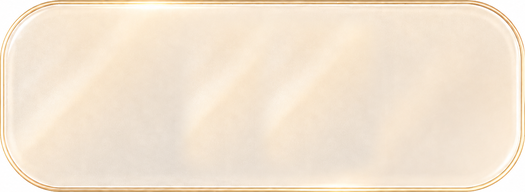
#> input picture ref/src-pill-site-blank.png, 525 x 192 px, found by its file name
$ python make-badges.py
#> lines starting #> are read from the running program, lines starting #| are printed output that depends on the picture
# 方形金徽章合成:复用 ref/ 归档的空白金底 + 高清源 pill 里的彩色品牌 icon
# 输出: /out/badge-{wechat,xhs,site}.png (RGB,四角白底由 CSS border-radius 剪)
import numpy as np
from PIL import Image, ImageDraw, ImageFilter

W_DIR = "/w"      # fbti repo
OUT = "/out"

# ---------- 1. 空白金底拼方:左帽 + 右帽,中缝 2F 像素线性羽化 ----------
base = Image.open(f"{W_DIR}/ref/src-pill-site-blank.png").convert("RGB")
#> base is the input picture: PIL image 525x192 RGB; mean R, G, B 243.7, 228.7, 209.8
W, H = base.size
#> W = 525; H = 192
S = H
#> S = 192
half = S // 2
#> half = 96
F = max(8, S // 14)
#> F = 13

sq = Image.new("RGB", (S, S), (255, 255, 255))
#> sq: PIL image 192x192 RGB; every value is 255
left = base.crop((0, 0, half + F, H))
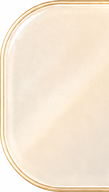
#> left: PIL image 109x192 RGB; mean R, G, B 245.8, 231.4, 213
sq.paste(left, (0, 0))
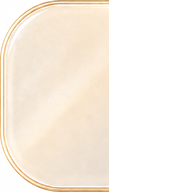
#> sq: PIL image 192x192 RGB; mean R, G, B 249.8, 241.6, 231.2

rw = S - (half - F)               # 右帽宽度,贴到 x = half-F
#> rw = 109
right = base.crop((W - rw, 0, W, H))
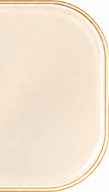
#> right: PIL image 109x192 RGB; mean R, G, B 244.2, 229.3, 211
ramp = Image.new("L", (rw, H), 255)
#> ramp: PIL image 109x192 L; every value is 255
d = ImageDraw.Draw(ramp)
for x in range(2 * F):
    d.line((x, 0, x, H), fill=int(255 * x / (2 * F - 1)))
sq.paste(right, (half - F, 0), ramp)
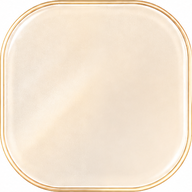
#> sq: PIL image 192x192 RGB; mean R, G, B 245.3, 230.8, 212.7
print(f"blank base {W}x{H} -> square {S}x{S}, feather {2*F}px")
#| blank base 525x192 -> square 192x192, feather 26px

sq_np = np.asarray(sq)

# ---------- 2. icon 提取 ----------
def largest_component_from_center(mask):
    """取包含「最靠近画面中心的种子」的连通块(迭代膨胀,无 scipy)。"""
    ys, xs = np.where(mask)
    cy, cx = mask.shape[0] / 2, mask.shape[1] / 2
    i = np.argmin((ys - cy) ** 2 + (xs - cx) ** 2)
    comp = np.zeros_like(mask)
    comp[ys[i], xs[i]] = True
    while True:
        grow = comp.copy()
        grow[1:, :] |= comp[:-1, :]; grow[:-1, :] |= comp[1:, :]
        grow[:, 1:] |= comp[:, :-1]; grow[:, :-1] |= comp[:, 1:]
        grow &= mask
        if (grow == comp).all():
            return comp
        comp = grow

def extract_brand_icon(path, brand_test, blur=1.2, component=False):
    """brand_test(r,g,b)->bool ndarray; 背景=从边界可达的非品牌色区域(BFS=迭代膨胀),
    被品牌色包住的白色(微信眼睛/小红书字)保留为 icon。
    component=True 时只取中心连通块(防杂色误判);微信双气泡不相连,必须 False。"""
#> (the run stopped early here; a loop or call above may not have finished)
